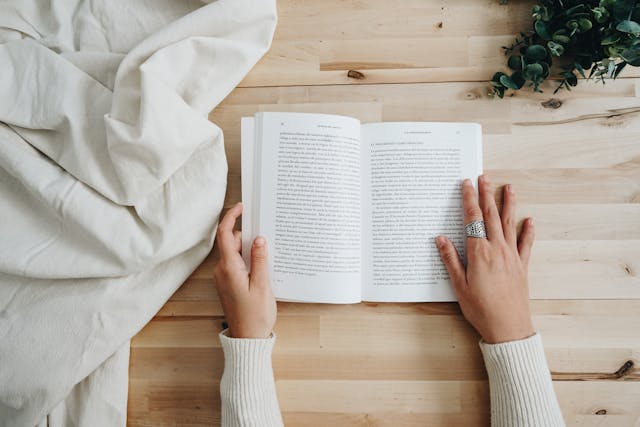
#> input picture book.jpg, 640 x 427 px
$ jupyter execute '13. 이미지 변형 (이진화).ipynb'
#> lines starting #> are read from the running program, lines starting #| are printed output that depends on the picture; after the words box and inside, x2 and y2 are one past the last pixel; in counts of white or black regions, pixels touching at a corner belong together
# 13. 이미지 변형 (이진화) 흰색과 검은색으로 바꾸는 이진화

기준 : Threshold ( = 임계값)

[cell 1]
import cv2

img = cv2.imread('book.jpg',cv2.IMREAD_GRAYSCALE)
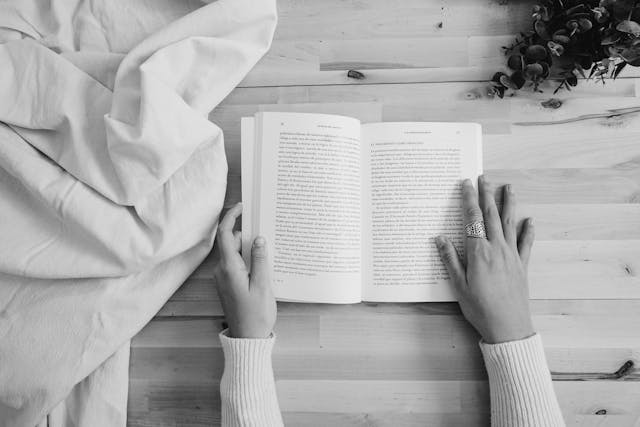
#> img: shape (427, 640); min 0, max 245, mean 172.2

ret, binary = cv2.threshold(img, 127, 255, cv2.THRESH_BINARY)
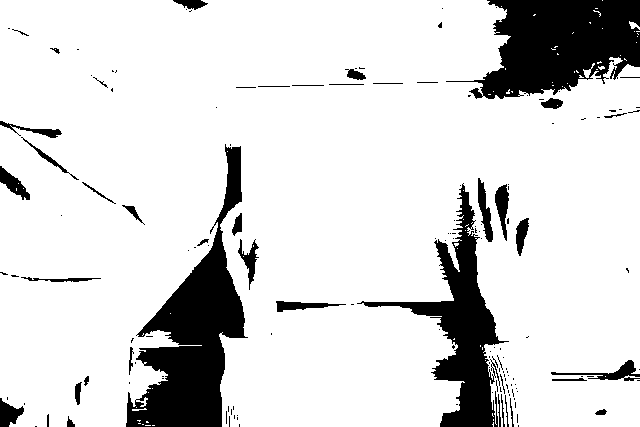
#> binary: shape (427, 640); 85.3% white; 153 black regions (109 under 20 px), largest, box (x1, y1, x2, y2) and area: (126, 144, 248, 427) 13355, (446, 0, 640, 99) 11956, (357, 183, 509, 427) 8742


cv2.imshow('img',img)
cv2.imshow('binary',binary)
cv2.waitKey(0)
cv2.destroyAllWindows()

## Trackbar (값 변화에 따른 변형 확인)

[cell 2]
import cv2

def empty(pos):
    pass

# 이미지 로드 및 예외 처리
img = cv2.imread("book.jpg", cv2.IMREAD_GRAYSCALE)

if img is None:
    print("Error: Image not found. Check the file path.")
    exit()

# Trackbar 창 생성
name = "Trackbar"
cv2.namedWindow(name)

# Trackbar 생성
cv2.createTrackbar("threshold", name, 127, 255, empty)

while True:
    # Trackbar 값 가져오기
    thresh = cv2.getTrackbarPos("threshold", name)

    # 이진화 적용
    _, binary = cv2.threshold(img, thresh, 255, cv2.THRESH_BINARY)

    # 이미지 출력
    cv2.imshow(name, binary)

    # 'q'를 누르면 종료
    if cv2.waitKey(1) & 0xFF == ord("q"):
#> (key q is pressed here)

$ run again, with newspaper.jpg copied over book.jpg
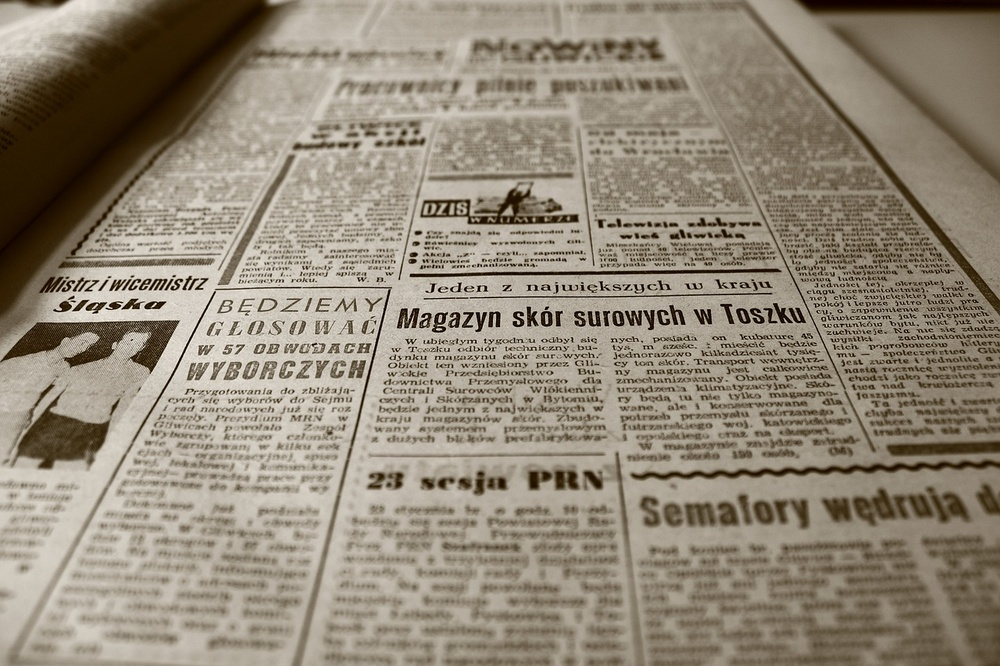
#> input picture newspaper.jpg, 1000 x 666 px, shrunk from 1280 x 853 before the run
#> `img = cv2.imread('book.jpg',cv2.IMREAD_GRAYSCALE)`:
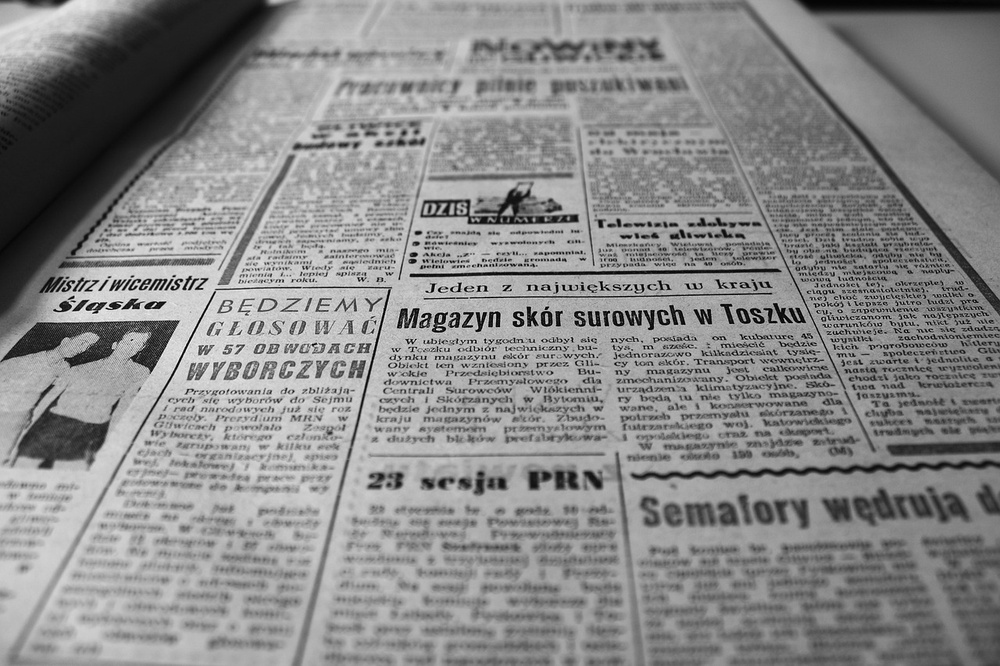
#> img: shape (666, 1000); min 0, max 254, mean 136.4
#> `ret, binary = cv2.threshold(img, 127, 255, cv2.THRESH_BINARY)`:
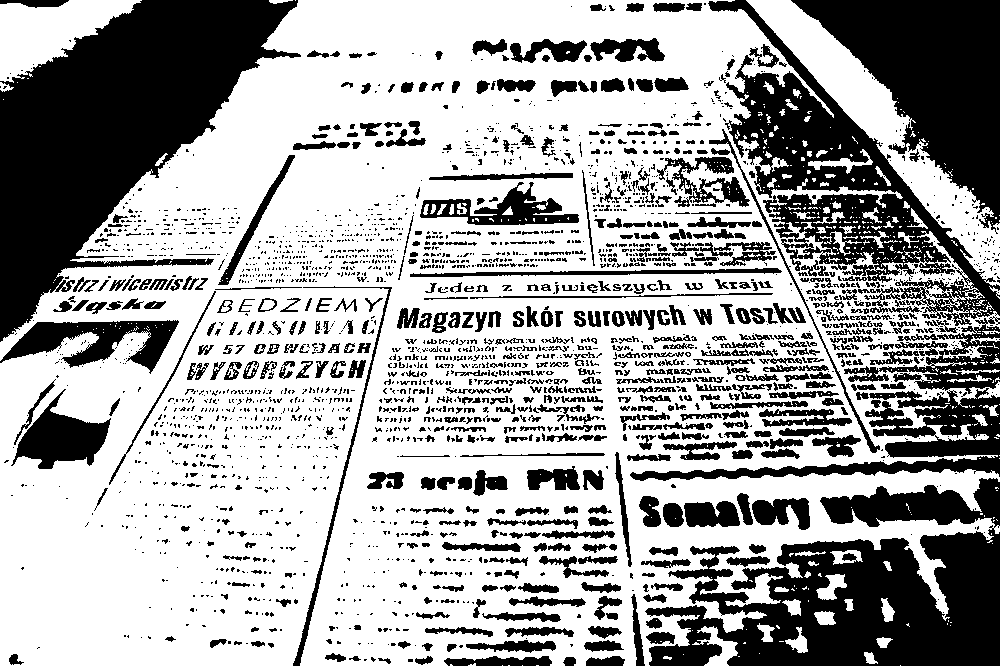
#> binary: shape (666, 1000); 64.5% white; 2564 black regions (1896 under 20 px), largest, box (x1, y1, x2, y2) and area: (0, 0, 301, 342) 47642, (645, 478, 1000, 666) 37013, (708, 0, 1000, 326) 25045
